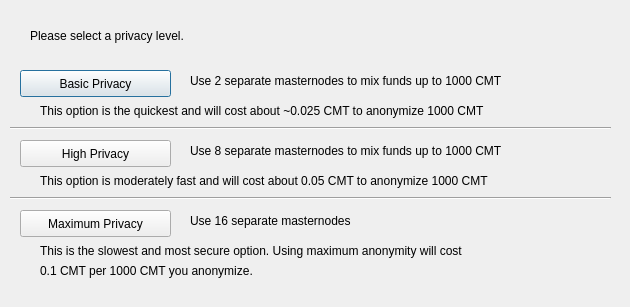
<?xml version="1.0" encoding="UTF-8"?>
<ui version="4.0">
 <class>DarksendConfig</class>
 <widget class="QDialog" name="DarksendConfig">
  <property name="geometry">
   <rect>
    <x>0</x>
    <y>0</y>
    <width>630</width>
    <height>307</height>
   </rect>
  </property>
  <property name="windowTitle">
   <string>Configure PrivateSend</string>
  </property>
  <widget class="QPushButton" name="buttonBasic">
   <property name="geometry">
    <rect>
     <x>20</x>
     <y>70</y>
     <width>151</width>
     <height>27</height>
    </rect>
   </property>
   <property name="text">
    <string>Basic Privacy</string>
   </property>
  </widget>
  <widget class="QPushButton" name="buttonHigh">
   <property name="geometry">
    <rect>
     <x>20</x>
     <y>140</y>
     <width>151</width>
     <height>27</height>
    </rect>
   </property>
   <property name="text">
    <string>High Privacy</string>
   </property>
  </widget>
  <widget class="QPushButton" name="buttonMax">
   <property name="geometry">
    <rect>
     <x>20</x>
     <y>210</y>
     <width>151</width>
     <height>27</height>
    </rect>
   </property>
   <property name="text">
    <string>Maximum Privacy</string>
   </property>
  </widget>
  <widget class="QLabel" name="label">
   <property name="geometry">
    <rect>
     <x>30</x>
     <y>20</y>
     <width>571</width>
     <height>31</height>
    </rect>
   </property>
   <property name="text">
    <string>Please select a privacy level.</string>
   </property>
  </widget>
  <widget class="QLabel" name="label_2">
   <property name="geometry">
    <rect>
     <x>190</x>
     <y>70</y>
     <width>421</width>
     <height>21</height>
    </rect>
   </property>
   <property name="text">
    <string>Use 2 separate masternodes to mix funds up to 1000 CMT</string>
   </property>
  </widget>
  <widget class="QLabel" name="label_3">
   <property name="geometry">
    <rect>
     <x>190</x>
     <y>140</y>
     <width>411</width>
     <height>21</height>
    </rect>
   </property>
   <property name="text">
    <string>Use 8 separate masternodes to mix funds up to 1000 CMT</string>
   </property>
  </widget>
  <widget class="QLabel" name="label_4">
   <property name="geometry">
    <rect>
     <x>190</x>
     <y>210</y>
     <width>421</width>
     <height>21</height>
    </rect>
   </property>
   <property name="text">
    <string>Use 16 separate masternodes</string>
   </property>
  </widget>
  <widget class="QLabel" name="label_6">
   <property name="geometry">
    <rect>
     <x>40</x>
     <y>100</y>
     <width>561</width>
     <height>21</height>
    </rect>
   </property>
   <property name="text">
    <string>This option is the quickest and will cost about ~0.025 CMT to anonymize 1000 CMT</string>
   </property>
  </widget>
  <widget class="QLabel" name="label_7">
   <property name="geometry">
    <rect>
     <x>40</x>
     <y>170</y>
     <width>561</width>
     <height>21</height>
    </rect>
   </property>
   <property name="text">
    <string>This option is moderately fast and will cost about 0.05 CMT to anonymize 1000 CMT</string>
   </property>
  </widget>
  <widget class="QLabel" name="label_8">
   <property name="geometry">
    <rect>
     <x>40</x>
     <y>240</y>
     <width>561</width>
     <height>21</height>
    </rect>
   </property>
   <property name="text">
    <string>This is the slowest and most secure option. Using maximum anonymity will cost</string>
   </property>
  </widget>
  <widget class="QLabel" name="label_9">
   <property name="geometry">
    <rect>
     <x>40</x>
     <y>260</y>
     <width>561</width>
     <height>21</height>
    </rect>
   </property>
   <property name="text">
    <string>0.1 CMT per 1000 CMT you anonymize.</string>
   </property>
  </widget>
  <widget class="Line" name="line">
   <property name="geometry">
    <rect>
     <x>10</x>
     <y>120</y>
     <width>601</width>
     <height>16</height>
    </rect>
   </property>
   <property name="orientation">
    <enum>Qt::Horizontal</enum>
   </property>
  </widget>
  <widget class="Line" name="line_2">
   <property name="geometry">
    <rect>
     <x>10</x>
     <y>190</y>
     <width>601</width>
     <height>16</height>
    </rect>
   </property>
   <property name="orientation">
    <enum>Qt::Horizontal</enum>
   </property>
  </widget>
 </widget>
 <resources/>
 <connections/>
</ui>
